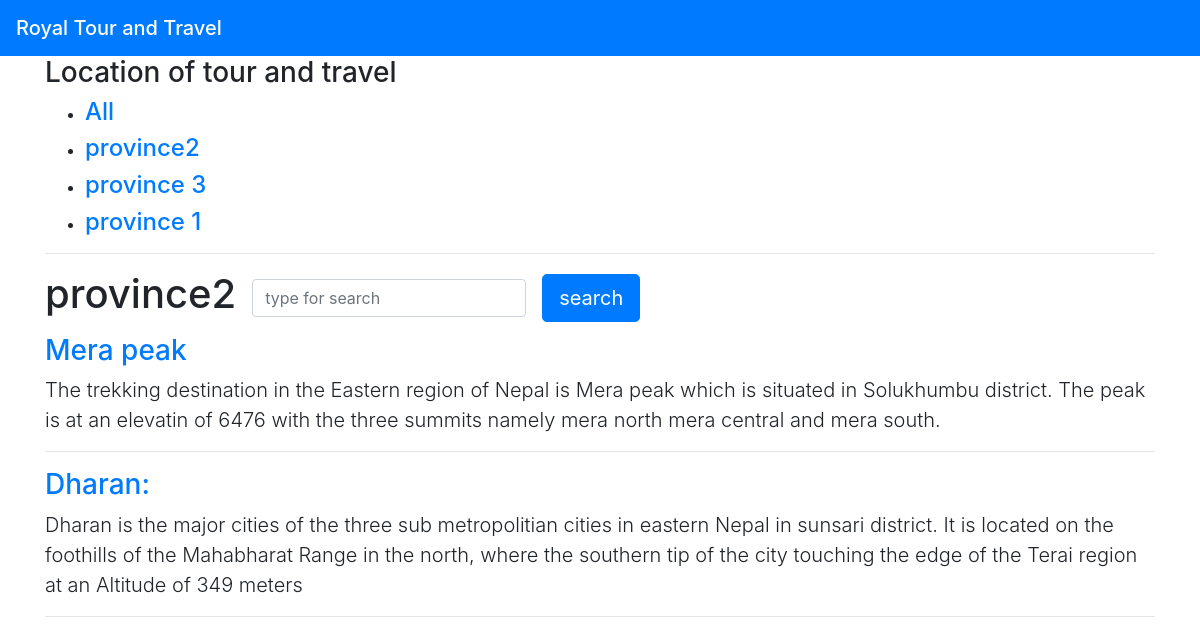
Screenshot of /story/province_no_2 with the database file from the repository.
### story/models.py (models this page shows, shortened)
class Category(models.Model):
    name=models.CharField(max_length=150,db_index=True)
    slug=models.SlugField(unique=True)
    class Meta:
        ordering=('-name',)
    def get_absolute_url(self):
        return reverse('story:story_by_category', args=[self.slug])

class Story(models.Model):
    category=models.ForeignKey(Category,on_delete=models.CASCADE)
    title=models.CharField(max_length=200)
    body=models.TextField(db_index=True)
    footer=models.TextField(blank=True)
    publish=models.DateTimeField(auto_now_add=True)
    class Meta:
        ordering=('-title',)
    def get_absolute_url(self):
       return reverse('story:story_detail',args=[self.id,])

### story/views.py (the view)
# urls.py: path('', views.story_list, name='story_list'),
def story_list(request,category_slug=None):
    category = None
    categories = Category.objects.all()
    story = Story.objects.all()
    if category_slug:
        category = get_object_or_404(Category,slug=category_slug)
        story = story.filter(category=category)
    return render(request, 'story_list.html', {'categories':categories,
                                              'category':category,
                                              'story':story,
                                              })

### story/templates/story_list.html (shortened to what this page needs)
<!DOCTYPE html>
<html lang="en">
<head>
    <link rel="stylesheet" href="https://stackpath.bootstrapcdn.com/bootstrap/4.5.0/css/bootstrap.min.css">
</head>
<body>
    <nav class="navbar navbar-dark bg-primary">
        <span class="navbar-brand mb-0 h1 ">Royal Tour and Travel</span>
      </nav>
<div class="container">
<div class="" id="sidebar">
<h3>Location of tour and travel</h3>
    <ul>
        <li>
        <h4> <a href="{% url "story:story_list" %}">All</a></h4>
        </li>
    {% for c in categories %}
        <li>
       <h4> <a href="{{ c.get_absolute_url }}">{{ c.name }}</a></h4>
        </li>
    {% endfor %}
    </ul>
</div>
<hr>
<div>
    <form action="{% url 'story:search' %}" class="form-inline" method="get">
        <div class="form-group mb-2">
            <h1>{% if category %}{{ category.name }}{% else %} Location {% endif %}</h1>
        </div>
        <div class="form-group mx-sm-3 mb-2">
        <input name="search" type="" class="form-control" id="" placeholder="type for search">
        </div>
      <button type="submit" class="btn btn-primary btn-lg mb-2">search</button>
    </form>
    <main id='story'>
    {% for x in story %}
     <h3> <a href="{{ x.get_absolute_url }}">{{x.title}}</a></h3>
     <p class="lead">{{x.footer}}</p>
     <hr>
    {% endfor %}
    </main>
</div>
</div>
</body>
</html>

### rows the page displays
Category: name "province2"
Category: name "province 3"
Category: name "province 1"
Story: title "Mera peak", footer "The trekking destination in the Eastern region of Nepal is Mera peak which is situated in Solukhumbu district. The peak is at an elevatin of 6476 with the three summits namely mera north mera central and mera south."
Story: title "Dharan:", footer "Dharan is the major cities of the three sub metropolitian cities in eastern Nepal in sunsari district. It is located on the foothills of the Mahabharat Range in the north, where the southern tip of the city touching the edge of the Terai region at an Altitude of 349 meters"
